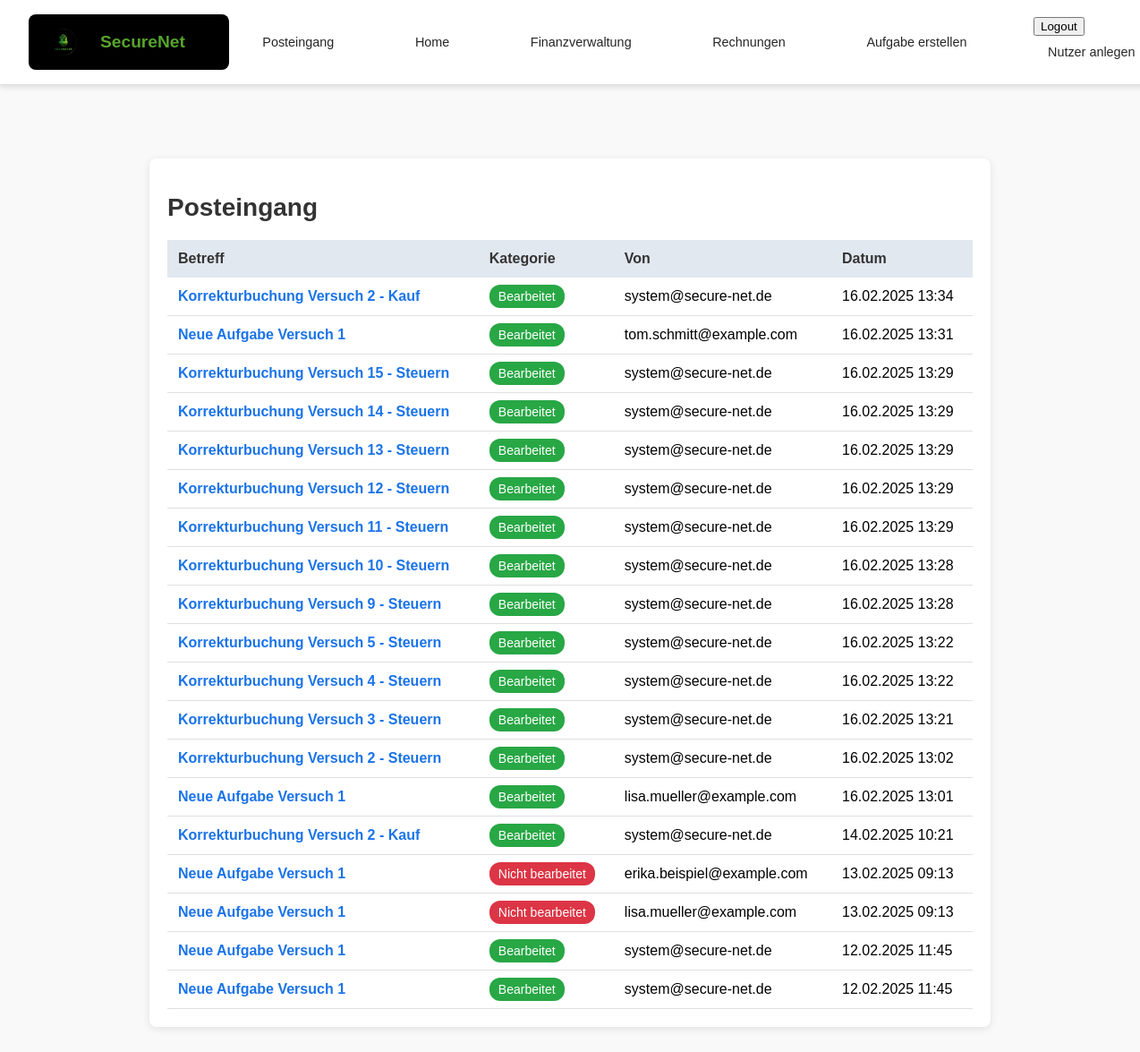
/posts/posteingang/ (signed in), run on an earlier commit of the app's database.
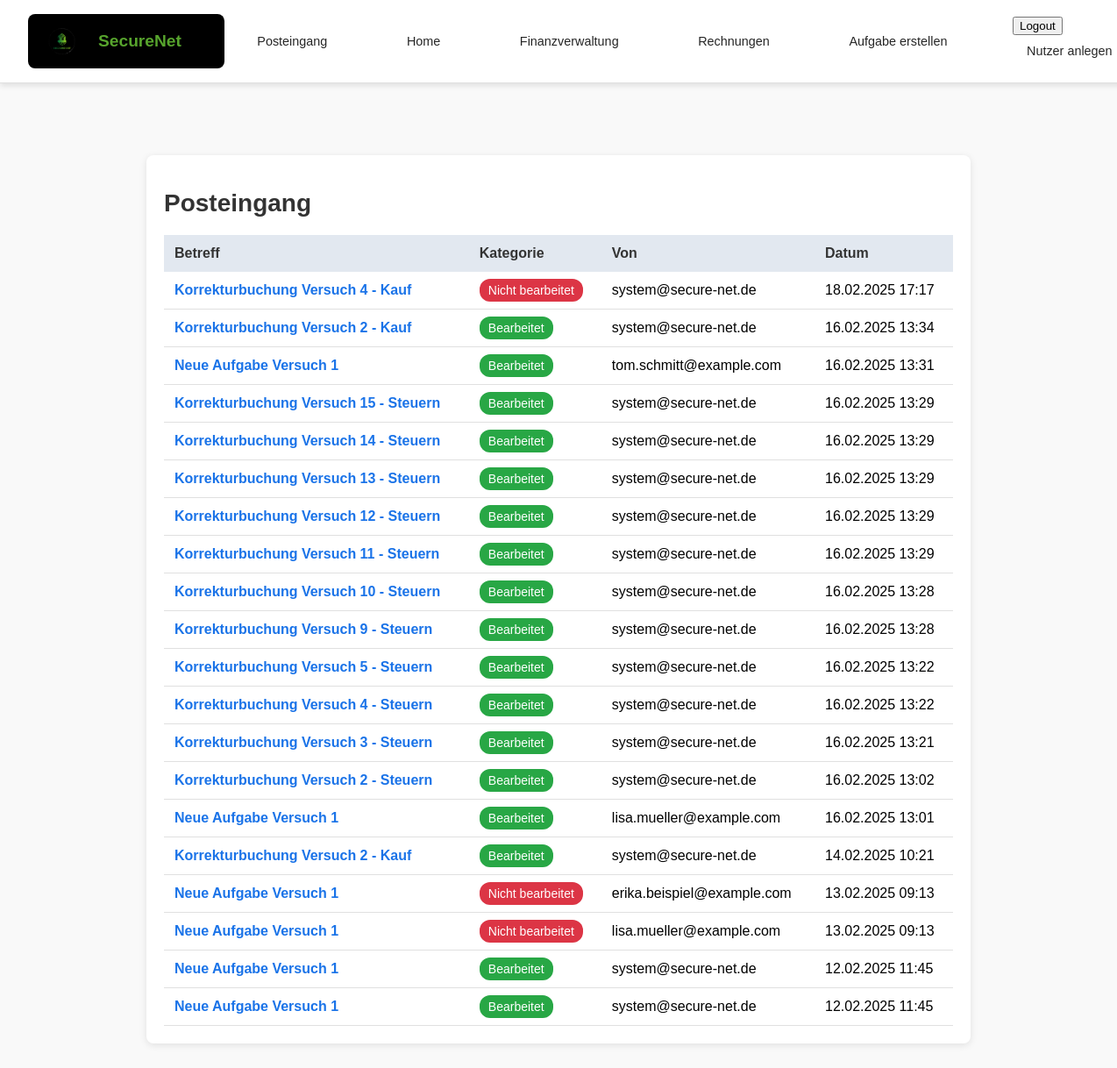
And on a later commit of the database.
### posts/models.py (models this page shows, shortened)
class Mail(models.Model):
    nutzer = models.ForeignKey(settings.AUTH_USER_MODEL, on_delete=models.CASCADE)
    aufgabe = models.ForeignKey(Aufgabe_neu, on_delete=models.CASCADE, null=True, blank=True)
    betreff = models.CharField(max_length=255)
    mailtext = models.TextField()
    versuch = models.PositiveIntegerField(default=1)
    von = models.CharField(max_length=100, default="system@secure-net.de")
    absender_name = models.CharField(max_length=100, default="")  # Neuer Name
    absender_adresse = models.CharField(max_length=255, default="")  # Neue Adresse
    datum = models.DateTimeField(auto_now_add=True)
    status = models.CharField(max_length=50, choices=[
        ('nicht bearbeitet', 'Nicht bearbeitet'),
        ('bearbeitet', 'Bearbeitet')
    ], default='nicht bearbeitet')

### posts/views.py (the view)
# urls.py: path('posteingang/', views.posteingang, name='posteingang'),
@login_required
def posteingang(request):
    mails = Mail.objects.filter(nutzer=request.user).order_by('-datum')
    for mail in mails:
        buchung_vorhanden = Buchung.objects.filter(
            aufgabe=mail.aufgabe,
            nutzer=request.user,
            versuch=mail.versuch  # Korrekte Zuordnung zum Versuch
        ).exists()
        if buchung_vorhanden:
            mail.status = 'bearbeitet'
        mail.save()
    return render(request, 'posts/posteingang.html', {'mails': mails})

### posts/templates/posts/posteingang.html (shortened to what this page needs)
{% extends 'master_layout.html' %}
{% load static%}
{% block css %}
<link rel="stylesheet" href="{% static 'css/posteingang.css' %}">
{% endblock %}
{% block content %}
    <div class="container">
        <h1 class="title">Posteingang</h1>
        <div class="table-container">
            <table class="mail-table">
                <thead>
                    <tr>
                        <th>Betreff</th>
                        <th>Kategorie</th>
                        <th>Von</th>
                        <th>Datum</th>
                    </tr>
                </thead>
                <tbody>
                    {% for mail in mails %}
                    <tr class="mail-row" onclick="window.location='{% url 'posts:mail_detail' mail.id %}'">
                        <td>
                            <span class="mail-subject">{{ mail.betreff }}</span>
                        </td>
                        <td>
                            {% if mail.status == 'bearbeitet' %}
                                <span class="status status-bearbeitet">Bearbeitet</span>
                            {% else %}
                                <span class="status status-nicht-bearbeitet">Nicht bearbeitet</span>
                            {% endif %}
                        </td>
                        <td>{{ mail.von }}</td>
                        <td>{{ mail.datum|date:"d.m.Y H:i" }}</td>
                    </tr>
                    {% empty %}
                    <tr>
                        <td colspan="4" class="empty-row">Keine Mails verfügbar.</td>
                    </tr>
                    {% endfor %}
                </tbody>
            </table>
        </div>
    </div>
{% endblock %}

### templates/master_layout.html (shortened to what this page needs)
{% load static %}
<!DOCTYPE html>
<html lang="en">
<head>
    <link rel="stylesheet" href="{% static 'css/master_layout.css' %}">
    {% block css %}
    {% endblock %}
</head>
<body>
    <div class="page-container">
        <header class="header-container">
            <div class="logo-container">
                <img src="/media/securenet-logo.png"
                     alt="SecureNet Logo"
                     class="securenet-logo">
                <span class="logo-text">SecureNet</span>
            </div>
            <nav class="navigation-bar">
                    <a href="{% url 'posts:posteingang' %}" class="nav-element">Posteingang</a>
                    <a href="{% url 'frontpage' %}" class="nav-element">Home</a>
                    <a href="#" class="nav-element">Finanzverwaltung</a>
                    <a href="{% url 'posts:rechnung' %}" class="nav-element">Rechnungen</a>
                    <a href="{% url 'posts:aufgabe_erstellen' %}" class="nav-element">Aufgabe erstellen</a>
                    {% if user.is_authenticated %}
                    <form class="logout" action="{%url 'users:logout' %}" method = "post">
                        <button class="logout-button" title="User Logout">Logout</button>
                        <a class = "nav-element" href="{% url 'users:register' %}">Nutzer anlegen</a>
                    </form>
                    {% else %}
                        <a class = "nav-element" href="{% url 'users:login' %}">Login</a>
                    {% endif %}
            </nav>
        </header>
    </div>
    <div class="content-container">
        {% block content %}{% endblock %}
    </div>
</body>
</html>

### static/css/master_layout.css (style rules this page uses)
body { margin: 0; padding: 0; font-family: Arial, sans-serif; background-color: #f9f9f9; }
.page-container { width: 100%; background: #FFFFFF; display: flex; flex-direction: column; align-items: flex-start; }
.content-container { flex-grow: 1; padding: 2rem; width: 100%; box-sizing: border-box; }
.header-container { width: 100%; display: flex; flex-direction: row; align-items: center; background: #FFFFFF; border-bottom: 0.1rem solid #E0E0E0; box-shadow: 0rem 0.2rem 0.4rem rgba(0, 0, 0, 0.1); padding: 1rem 2rem; justify-content: space-between; }
.logo-container { display: flex; align-items: center; background: #000000; color: #FFFFFF; padding: 0.8rem 1rem; border-radius: 0.5rem; gap: 1rem; width: 12rem; }
.securenet-logo { width: 3rem; height: auto; }
.logo-text { font-size: 1.2rem; font-weight: bold; color: #57a42d; }
.navigation-bar { display: flex; justify-content: space-around; align-items: center; gap: 1rem; flex-grow: 1; }
.nav-element { display: flex; align-items: center; gap: 0.5rem; color: #262626; font-size: 0.9rem; text-decoration: none; padding: 0.6rem 1rem; border-radius: 0.5rem; background: #FFFFFF; transition: background-color 0.3s ease, transform 0.2s ease; }

### static/css/posteingang.css (style rules this page uses)
.container { max-width: 900px; margin: 50px auto; padding: 20px; background-color: #ffffff; border-radius: 8px; box-shadow: 0px 2px 8px rgba(0, 0, 0, 0.1); }
.title { font-size: 28px; color: #333333; margin-bottom: 20px; }
.table-container { overflow-x: auto; }
.mail-table { width: 100%; border-collapse: collapse; font-size: 16px; }
.mail-table th { background-color: #e2e8f0; color: #333333; padding: 12px; text-align: left; }
.mail-table td { padding: 12px; border-bottom: 1px solid #e0e0e0; cursor: pointer; }
.mail-subject { font-weight: bold; color: #1a73e8; }
.status { padding: 5px 10px; border-radius: 12px; font-size: 14px; color: #ffffff; }
.status-bearbeitet { background-color: #28a745; }
.status-nicht-bearbeitet { background-color: #dc3545; }

What changed in the data, as far as the page shows it:
added Mail: betreff "Korrekturbuchung Versuch 4 - Kauf", status "Nicht bearbeitet", von "system@secure-net.de", datum "18.02.2025 17:17"
